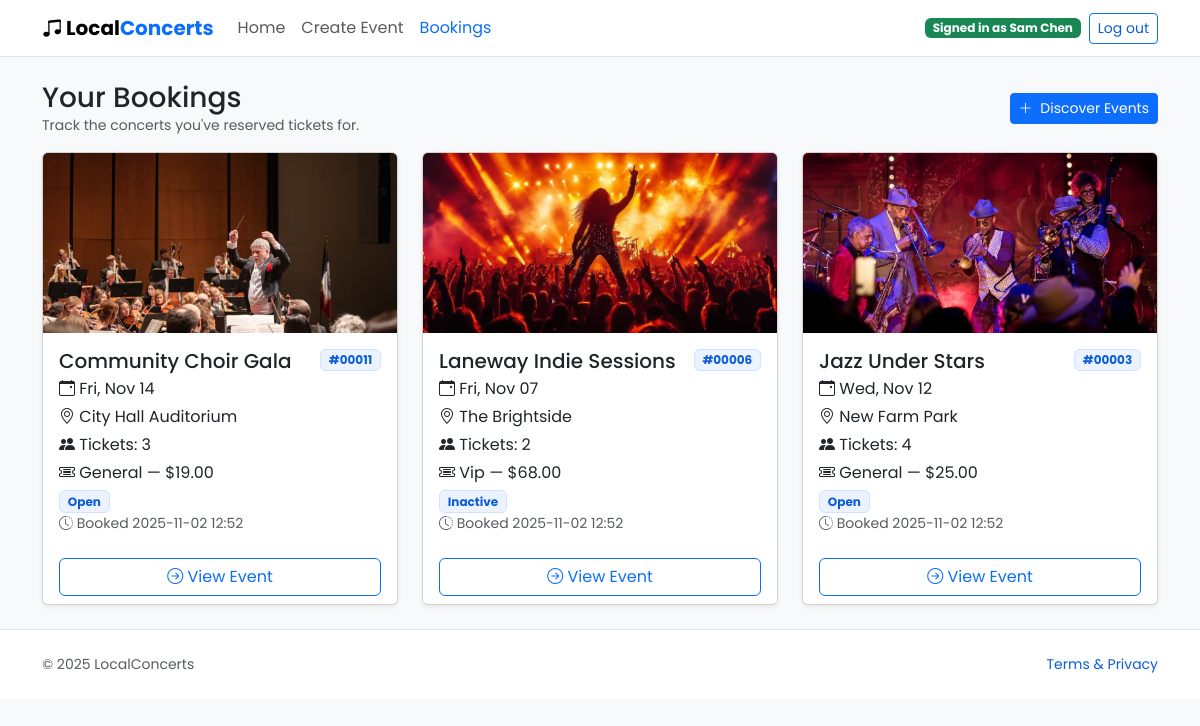
/bookings (signed in), run on the app's committed database.
### website/models.py (models this page shows, shortened)
class User(db.Model, UserMixin):
    id = db.Column(db.Integer, primary_key=True)
    first_name = db.Column(db.String(80), nullable=False)
    last_name = db.Column(db.String(80), nullable=False)
    email = db.Column(db.String(120), unique=True, nullable=False)
    password_hash = db.Column(db.String(255), nullable=False)
    contact_number = db.Column(db.String(30), nullable=False)
    street_address = db.Column(db.String(255), nullable=False)
    orders = db.relationship('Order', back_populates='user', cascade='all, delete-orphan')
    comments = db.relationship('Comment', back_populates='user', cascade='all, delete-orphan')
    events = db.relationship('Event', back_populates='owner', cascade='all, delete-orphan')
    @property
    def name(self) -> str:
        return f"{self.first_name} {self.last_name}".strip()

class Order(db.Model):
    id = db.Column(db.Integer, primary_key=True)
    quantity = db.Column(db.Integer, nullable=False, default=1)
    created_at = db.Column(db.DateTime, nullable=False, default=datetime.utcnow)
    ticket_type = db.Column(db.String(20), nullable=False, default='general')
    user_id = db.Column(db.Integer, db.ForeignKey('user.id'), nullable=False)
    event_id = db.Column(db.Integer, db.ForeignKey('event.id'), nullable=False)
    user = db.relationship('User', back_populates='orders')
    event = db.relationship('Event', back_populates='orders')

class Event(db.Model):
    id = db.Column(db.Integer, primary_key=True)
    title = db.Column(db.String(150), nullable=False)
    venue = db.Column(db.String(150), nullable=False)
    description = db.Column(db.Text, nullable=False)
    start_time = db.Column(db.DateTime, nullable=False)
    end_time = db.Column(db.DateTime, nullable=False)
    general_price = db.Column(db.Numeric(10, 2), nullable=False, default=0)
    vip_price = db.Column(db.Numeric(10, 2), nullable=True)
    status = db.Column(db.String(40), nullable=False, default='Open')
    category = db.Column(db.String(60))
    image_url = db.Column(db.String(255))
    general_capacity = db.Column(db.Integer, nullable=False, default=50)
    vip_capacity = db.Column(db.Integer, nullable=False, default=0)
    owner_id = db.Column(db.Integer, db.ForeignKey('user.id'), nullable=False)
    comments = db.relationship('Comment', back_populates='event', cascade='all, delete-orphan')
    orders = db.relationship('Order', back_populates='event', cascade='all, delete-orphan')
    owner = db.relationship('User', back_populates='events')
    @property
    def is_expired(self) -> bool:
        reference = self.end_time or self.start_time
        if reference is None:
            return False
        return reference < datetime.utcnow()
    @property
    def display_status(self) -> str:
        base_status = (self.status or '').strip()
        if base_status.lower() == 'cancelled':
            return 'Cancelled'
        if base_status.lower() == 'sold out' or self.total_remaining_tickets <= 0:
            return 'Sold Out'
        if self.is_expired:
            return 'Inactive'
        return base_status or 'Open'
    @property
    def general_tickets_sold(self) -> int:
        return sum(order.quantity for order in self.orders if order.ticket_type == 'general')
    @property
    def vip_tickets_sold(self) -> int:
        return sum(order.quantity for order in self.orders if order.ticket_type == 'vip')
    @property
    def general_remaining_tickets(self) -> int:
        return max(self.general_capacity - self.general_tickets_sold, 0)
    @property
    def vip_remaining_tickets(self) -> int:
        return max(self.vip_capacity - self.vip_tickets_sold, 0)
    @property
    def total_remaining_tickets(self) -> int:
        return self.general_remaining_tickets + self.vip_remaining_tickets

### website/views.py (the view)
@main_bp.route('/bookings')
@login_required
def bookings():
    orders = db.session.scalars(
        db.select(Order)
        .where(Order.user_id == current_user.id)
        .options(selectinload(Order.event))
        .order_by(Order.created_at.desc())
    ).all()
    return render_template('bookings.html', orders=orders)

### website/templates/bookings.html (shortened to what this page needs)
<!doctype html>
<html lang="en">
<head>
  <link href="https://cdn.jsdelivr.net/npm/bootstrap@5.3.3/dist/css/bootstrap.min.css" rel="stylesheet"/>
  <link href="https://cdn.jsdelivr.net/npm/bootstrap-icons@1.11.3/font/bootstrap-icons.css" rel="stylesheet"/>
  <link rel="stylesheet" href="{{ url_for('static', filename='style/styles.css') }}"/>
</head>
<body>
  <nav class="navbar navbar-expand-lg navbar-light bg-white border-bottom">
    <div class="container">
      <a class="navbar-brand fw-bold" href="{{ url_for('main.index') }}"><i class="bi bi-music-note-beamed me-1"></i>Local<span>Concerts</span></a>
      <div class="collapse navbar-collapse" id="navMain">
        <ul class="navbar-nav me-auto">
          <li class="nav-item"><a class="nav-link" href="{{ url_for('main.index') }}">Home</a></li>
          <li class="nav-item"><a class="nav-link" href="{{ url_for('main.create_event') }}">Create Event</a></li>
          <li class="nav-item"><a class="nav-link active" href="{{ url_for('main.bookings') }}" aria-current="page">Bookings</a></li>
        </ul>
        <div class="ms-3 d-flex align-items-center gap-2">
          {% if current_user.is_authenticated %}
            <span class="badge text-bg-success">Signed in as {{ current_user.name }}</span>
            <a class="btn btn-outline-secondary btn-sm" href="{{ url_for('auth.logout') }}">Log out</a>
          {% else %}
            <a class="btn btn-primary btn-sm" href="{{ url_for('auth.login') }}">Log in</a>
            <a class="btn btn-outline-secondary btn-sm" href="{{ url_for('auth.login', tab='register') }}">Sign up</a>
          {% endif %}
        </div>
      </div>
    </div>
  </nav>
  <main class="container py-4">
    <div class="d-flex justify-content-between align-items-center mb-3">
      <div>
        <h3 class="mb-0">Your Bookings</h3>
        <p class="text-muted mb-0 small">Track the concerts you've reserved tickets for.</p>
      </div>
      <a class="btn btn-primary btn-sm" href="{{ url_for('main.index') }}"><i class="bi bi-plus-lg me-1"></i> Discover Events</a>
    </div>
    {% if orders %}
      <div class="row g-4 row-cols-1 row-cols-md-2 row-cols-lg-3">
        {% for order in orders %}
          {% set event = order.event %}
          {% if event %}
            {% set card_image = event.image_url %}
            {% if card_image %}
              {% if card_image.startswith('http') %}
                {% set card_image = card_image %}
              {% else %}
                {% set normalized_path = card_image.lstrip('/') %}
                {% if normalized_path.startswith('static/') %}
                  {% set normalized_path = normalized_path[7:] %}
                {% endif %}
                {% set card_image = url_for('static', filename=normalized_path) %}
              {% endif %}
            {% else %}
              {% set card_image = url_for('static', filename='img/hero1.jpg') %}
            {% endif %}
          {% else %}
            {% set card_image = url_for('static', filename='img/hero1.jpg') %}
          {% endif %}
          <div class="col">
            <div class="card h-100 shadow-sm">
              <img src="{{ card_image }}" class="card-img-top" alt="{{ event.title if event else 'Concert' }}">
              <div class="card-body">
                <div class="d-flex justify-content-between align-items-start">
                  <h5 class="card-title mb-1">{{ event.title if event else 'Event unavailable' }}</h5>
                  <span class="badge text-bg-light border">#{{ '%05d' % order.id }}</span>
                </div>
                <p class="mb-1"><i class="bi bi-calendar-event"></i> {{ event.start_time.strftime('%a, %b %d') if event and event.start_time else 'Date TBA' }}</p>
                <p class="mb-1"><i class="bi bi-geo-alt"></i> {{ event.venue if event else 'Venue TBA' }}</p>
                <p class="mb-1"><i class="bi bi-people-fill"></i> Tickets: {{ order.quantity }}</p>
                {% if event %}
                  {% set ticket_type_label = (order.ticket_type or 'general')|replace('_', ' ')|title %}
                  {% set ticket_price = event.general_price if (order.ticket_type or 'general') != 'vip' else (event.vip_price if event.vip_price is not none else event.general_price) %}
                  <p class="mb-1"><i class="bi bi-ticket-detailed"></i> {{ ticket_type_label }} — ${{ '{:.2f}'.format(ticket_price) }}</p>
                {% endif %}
                {% if event %}
                  {% set status_label = event.display_status %}
                  {% if status_label %}
                    <span class="badge text-bg-light border">{{ status_label }}</span>
                  {% endif %}
                {% endif %}
                <p class="mb-0 text-muted small">
                  <i class="bi bi-clock-history"></i>
                  Booked {{ order.created_at.strftime('%Y-%m-%d %H:%M') if order.created_at else 'recently' }}
                </p>
              </div>
              <div class="card-footer bg-white border-0">
                {% if event %}
                  <a href="{{ url_for('main.event', event_id=event.id) }}" class="btn btn-outline-primary w-100">
                    <i class="bi bi-arrow-right-circle"></i> View Event
                  </a>
                {% else %}
                  <span class="btn btn-outline-secondary disabled w-100">Event unavailable</span>
                {% endif %}
              </div>
            </div>
          </div>
        {% endfor %}
      </div>
    {% else %}
      <div class="alert alert-info" role="alert">
        <i class="bi bi-calendar-x me-2"></i>You have no bookings yet. Explore events and reserve your tickets.
      </div>
    {% endif %}
  </main>
  <footer class="py-4 bg-white border-top">
    <div class="container d-flex justify-content-between align-items-center">
      <span class="text-muted small">&copy; <span>2025</span> LocalConcerts</span>
      <a class="small text-decoration-none" href="#">Terms & Privacy</a>
    </div>
  </footer>
</body>
</html>

### website/static/style/styles.css (style rules this page uses)
:root { --brand-accent: #0d6efd; --brand-accent-dark: #0b5ed7; --brand-accent-light: #d0e2ff; }
body { background: #f8f9fa; font-family: 'Poppins', sans-serif; }
.navbar { background: #ffffff; border-bottom: 1px solid rgba(13, 110, 253, 0.12); }
.navbar-brand span { color: var(--brand-accent); font-weight: 700; }
.navbar-light .navbar-nav .nav-link.active, .navbar-light .navbar-nav .nav-link:focus, .navbar-light .navbar-nav .nav-link:hover { color: var(--brand-accent); }
.btn-primary { color: #fff; background-color: var(--brand-accent); border-color: var(--brand-accent); }
.btn-outline-secondary { color: var(--brand-accent-dark); border-color: var(--brand-accent); background-color: #fff; }
.btn-outline-primary { color: var(--brand-accent); border-color: var(--brand-accent); }
.badge.text-bg-light.border { border-color: var(--brand-accent-light) !important; color: var(--brand-accent-dark) !important; background-color: rgba(208, 226, 255, 0.4) !important; }
a, .btn-link { color: var(--brand-accent-dark); }
.card-img-top { height: 180px; object-fit: cover; }
.navbar { position: relative; z-index: 1050; }

### data on the page
User: name "Sam Chen"
Order: shows a picture, id "00011", quantity "3", ticket_type "General", created_at "2025-11-02 12:52"
Event: title "Community Choir Gala", start_time "Fri, Nov 14", venue "City Hall Auditorium", general_price "19.00", status "Open"
Order: shows a picture, id "00006", quantity "2", ticket_type "Vip", status_label "Inactive", created_at "2025-11-02 12:52"
Event: title "Laneway Indie Sessions", start_time "Fri, Nov 07", venue "The Brightside", vip_price "68.00"
Order: shows a picture, id "00003", quantity "4", ticket_type "General", created_at "2025-11-02 12:52"
Event: title "Jazz Under Stars", start_time "Wed, Nov 12", venue "New Farm Park", general_price "25.00", status "Open"
